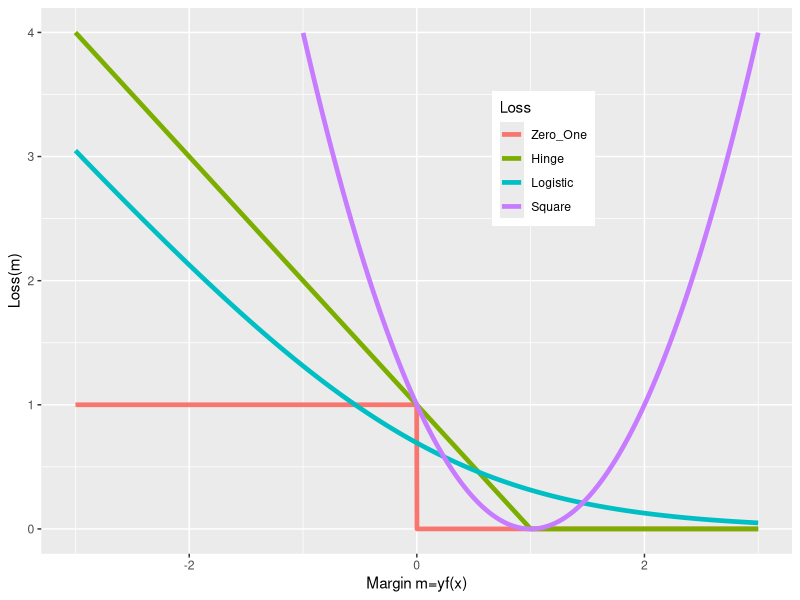

Here is the R script that generated this plot:


library(ggplot2)
library(reshape2)
library(data.table)

jobFolder = getwd()

xmin=-4
xmax=4
d = data.table(margin = seq(xmin,xmax,length.out=3000))
d[, Zero_One := as.numeric(margin<0)]
d[, Hinge := pmax(1-margin, 0)]
d[, Perceptron := pmax(-margin, 0)]
d[, Logistic := log(1+ exp(-margin))]
d[, Exponential := exp(-margin)]
d[, Square := (1-margin)^2]

dd = as.data.table(melt(d, id.vars="margin"))#, variable.name="Loss")
setnames(dd, "variable", "Loss")


plotOrder = c("Zero_One", "Perceptron", "Hinge", "Logistic")
plotOrder = c("Zero_One", "Hinge", "Logistic", "Square")


p = ggplot(dd[Loss %in% plotOrder] , aes(x=margin, y=value, color=Loss))
p = p + geom_line(size=1.6)+ xlab("Margin m=yf(x)") + ylab("Loss(m)")+xlim(-3,3)+ylim(0,4)
p = p + theme(legend.justification=c(0,0), legend.position=c(0.6,.6))
#fname = paste0(jobFolder,"/loss.",paste(plotOrder[1:i],collapse="."),".png")
#print(fname)
#ggsave(filename=fname,plot=p, units="in", width=6, height = 4)
p